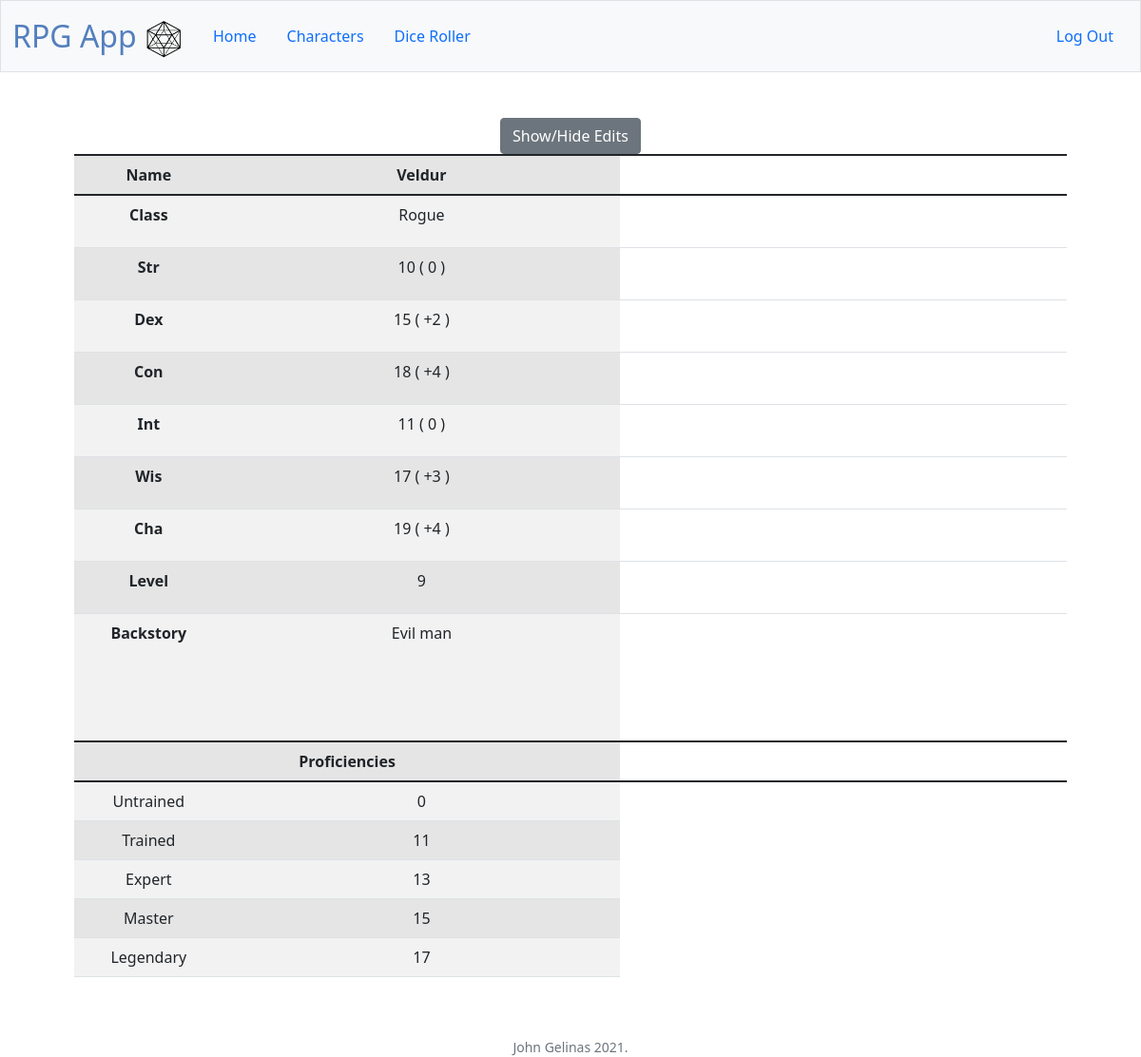
The page /character/Veldur (signed in) on the database its author committed.
### tables this page shows
CREATE TABLE characters (characterid INTEGER PRIMARY KEY NOT NULL, playerid INTEGER REFERENCES users, Name VARCHAR(255), Class VARCHAR(255), Str INT, Dex INT, Con INT, Int INT, Wis INT, Cha INT, Level INT, Backstory VARCHAR(255));

### PF2eApp.py (the view, shortened to what this page needs)
@app.route('/character/<name>', methods=["GET", "POST"])
def character(name):
    user = session["user_id"]
    name = scrub(name)
    user = scrub(user)
    query = "SELECT id FROM users WHERE username = '{}'".format(user)
    playerid = sqlselect(query)[0][0]
    con = sqlite3.connect('pathfinder.db')
    con.row_factory = dictfactory
    cur = con.cursor()
    cur.execute("SELECT * FROM characters WHERE name = '{}' AND playerid = {}".format(name, playerid))
    chardata = cur.fetchall()[0]
    cur.close()
    con.close()
    if request.method == "GET":
        chardata["Str Mod"] = floor((chardata["Str"] - 10)/2)
        chardata["Dex Mod"] = floor((chardata["Dex"] - 10)/2)
        chardata["Con Mod"] = floor((chardata["Con"] - 10)/2)
        chardata["Int Mod"] = floor((chardata["Int"] - 10)/2)
        chardata["Wis Mod"] = floor((chardata["Wis"] - 10)/2)
        chardata["Cha Mod"] = floor((chardata["Cha"] - 10)/2)
        proficiencies = {}
        proficiencies["Untrained"] = 0
        proficiencies["Trained"] = chardata["Level"] + 2
        proficiencies["Expert"] = chardata["Level"] + 4
        proficiencies["Master"] = chardata["Level"] + 6
        proficiencies["Legendary"] = chardata["Level"] + 8
        return render_template("viewcharacter.html", chardata = chardata, proficiencies = proficiencies)

### PF2eApp.py (called while the page is built)
@app.after_request
def after_request(response):
    response.headers["Cache-Control"] = "no-cache, no-store, must-revalidate"
    response.headers["Expires"] = 0
    response.headers["Pragma"] = "no-cache"
    return response

### helpers.py (called while the page is built)
def scrub(table_name):
    return ''.join( chr for chr in table_name if chr.isalnum() or chr == " " or chr == "." )

def sqlselect(query):
    con = sqlite3.connect('pathfinder.db')
    cur = con.cursor()
    cur.execute(query)
    rowcount = cur.rowcount
    if rowcount == 0:
        data = []
    else:
        data = cur.fetchall()
    cur.close()
    con.close()
    return data

def dictfactory(cursor, row):
    d = {}
    for idx, col in enumerate(cursor.description):
        d[col[0]] = row[idx]
    return d

### templates/viewcharacter.html (shortened to what this page needs)
{% extends "layout.html" %}
{% block main %}
<table class = "table table-striped table-hover table-active">
    <colgroup>
        <col>
        <col>
        <col class = "editcolumn border-0" id = "col" style = "width: 300px; visibility: hidden">
    </colgroup>
    <thead class="thead-dark">
        <tr>
            <th>Name</th>
            <th>{{ chardata["Name"] }}</th>
        </tr>
    </thead>
    {% for field in chardata %}
        {% if loop.index > 3 and loop.index < 13 %}
            <tr>
                <th scope="row" style = "width: 15%">{{ field }} </th>
                <td style = "width: 40%">
                    {{ chardata[field]|string }}
                    {% if field|length == 3 %}
                    (
                        {% if chardata[[field, ' Mod']|join] > 0 %}
                            {{ ['+',chardata[[field, ' Mod']|join]]|join }}
                        {% elif chardata[[field, ' Mod']|join] == 0 %}
                            {{ [' ',chardata[[field, ' Mod']|join]]|join }}
                        {% else %}
                            {{ ['-',chardata[[field, ' Mod']|join]]|join }}
                        {% endif %}
                    )
                    {% endif %}
                </td>
            </tr>
        {% endif %}
    {% endfor %}
    <thead>
        <th colspan = "2" style = "text-align: center">Proficiencies</th>
    </thead>
    {% for name, prof in proficiencies.items() %}
    <tr>
        <td>{{name}}</td>
        <td>{{prof}}</td>
    </tr>
    {% endfor %}
    <tr>
        <button onclick="editcolumn()" class = "btn btn-secondary">Show/Hide Edits</button>
    </tr>
</table>
{% endblock %}

### rows shown on the page
characters: Name "Veldur", Class "Rogue" "10" "15" "18" "11" "17" "19" "9" "Evil man"

### other values the page prints
{{ field }} "Class" "Str" "Dex" "Con" "Int" "Wis" "Cha" "Level" "Backstory"
{{ [' ',chardata[[field, ' Mod']|join]]|join }} "0" "0"
{{ ['+',chardata[[field, ' Mod']|join]]|join }} "+2" "+4" "+3" "+4"
{{ name }} "Untrained" "Trained" "Expert" "Master" "Legendary"
{{ prof }} "0" "11" "13" "15" "17"
